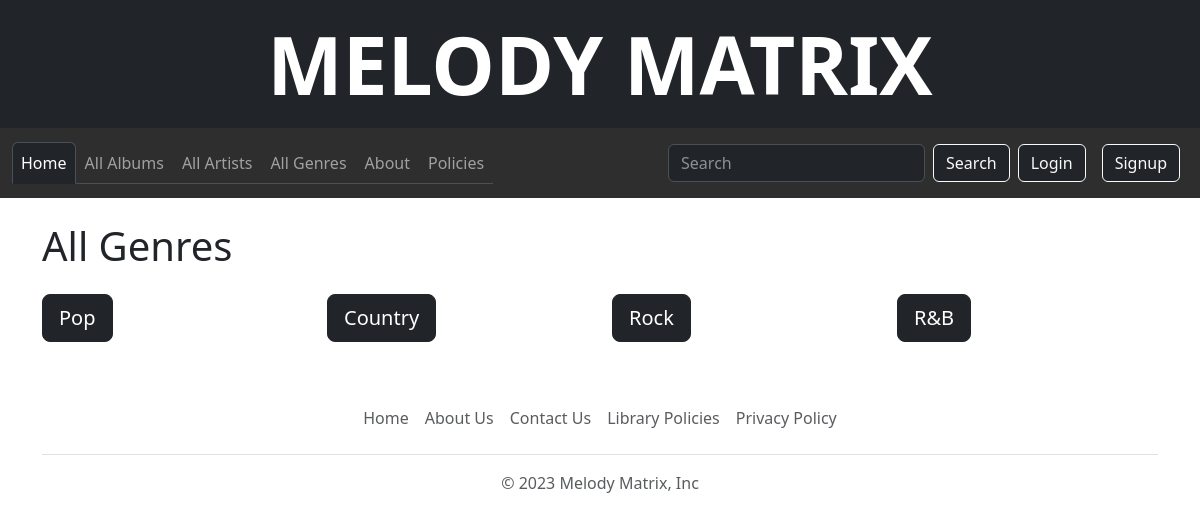
/all_genres/, run on the app's committed database.
### MelodyMatrix/models.py (models this page shows, shortened)
class Genre(models.Model):
    name = models.CharField(max_length=200, help_text='Enter an album genre (e.g.Country)')

### MelodyMatrix/views.py (the view)
# urls.py: path('all_genres/', all_genres, name='all_genres'),
def all_genres(request):
    genres = Genre.objects.all()
    return render(request, 'MelodyMatrix/all_genres.html', {'genres': genres})

### MelodyMatrix/templates/MelodyMatrix/all_genres.html
{% extends "MelodyMatrix/base.html" %}
{% block content %}
  <h1 class="mb-4">All Genres</h1>
  <div class="row">
    {% for genre in genres %}
      <div class="col-md-3 mb-3">
        <a href="{% url 'genre_detail' pk=genre.pk %}" class="btn btn-dark btn-lg btn-block">{{ genre.name }}</a>
      </div>
    {% endfor %}
  </div>
{% endblock %}

### data on the page
Genre: name "Pop"
Genre: name "Country"
Genre: name "Rock"
Genre: name "R&B"
